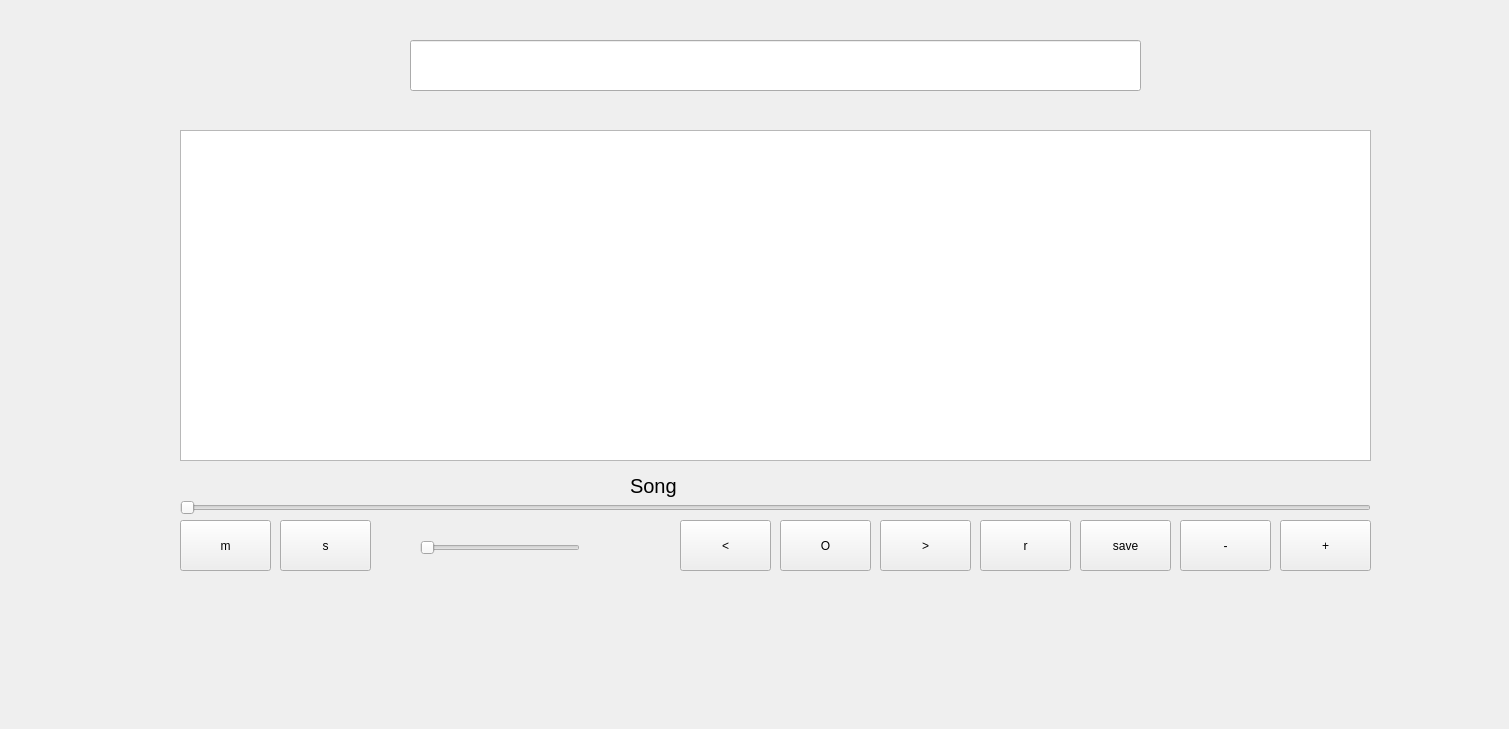
    <widget class="QWidget" name="page_7">
     <widget class="QLabel" name="label_7">
      <property name="geometry">
       <rect>
        <x>0</x>
        <y>0</y>
        <width>1500</width>
        <height>720</height>
       </rect>
      </property>
      <property name="text">
       <string/>
      </property>
      <property name="pixmap">
       <pixmap>../panel_6.png</pixmap>
      </property>
     </widget>
     <widget class="QListWidget" name="listWidget">
      <property name="geometry">
       <rect>
        <x>180</x>
        <y>130</y>
        <width>1191</width>
        <height>331</height>
       </rect>
      </property>
     </widget>
     <widget class="QPushButton" name="shuffle">
      <property name="geometry">
       <rect>
        <x>280</x>
        <y>520</y>
        <width>91</width>
        <height>51</height>
       </rect>
      </property>
      <property name="text">
       <string>s</string>
      </property>
     </widget>
     <widget class="QPushButton" name="mute">
      <property name="geometry">
       <rect>
        <x>180</x>
        <y>520</y>
        <width>91</width>
        <height>51</height>
       </rect>
      </property>
      <property name="text">
       <string>m</string>
      </property>
     </widget>
     <widget class="QPushButton" name="back">
      <property name="geometry">
       <rect>
        <x>680</x>
        <y>520</y>
        <width>91</width>
        <height>51</height>
       </rect>
      </property>
      <property name="text">
       <string>&lt;</string>
      </property>
     </widget>
     <widget class="QPushButton" name="play">
      <property name="geometry">
       <rect>
        <x>780</x>
        <y>520</y>
        <width>91</width>
        <height>51</height>
       </rect>
      </property>
      <property name="text">
       <string>O</string>
      </property>
     </widget>
     <widget class="QPushButton" name="forward">
      <property name="geometry">
       <rect>
        <x>880</x>
        <y>520</y>
        <width>91</width>
        <height>51</height>
       </rect>
      </property>
      <property name="text">
       <string>&gt;</string>
      </property>
     </widget>
     <widget class="QPushButton" name="repeat">
      <property name="geometry">
       <rect>
        <x>980</x>
        <y>520</y>
        <width>91</width>
        <height>51</height>
       </rect>
      </property>
      <property name="text">
       <string>r</string>
      </property>
     </widget>
     <widget class="QPushButton" name="save">
      <property name="geometry">
       <rect>
        <x>1080</x>
        <y>520</y>
        <width>91</width>
        <height>51</height>
       </rect>
      </property>
      <property name="text">
       <string>save</string>
      </property>
     </widget>
     <widget class="QPushButton" name="remove">
      <property name="geometry">
       <rect>
        <x>1180</x>
        <y>520</y>
        <width>91</width>
        <height>51</height>
       </rect>
      </property>
      <property name="text">
       <string>-</string>
      </property>
     </widget>
     <widget class="QPushButton" name="add">
      <property name="geometry">
       <rect>
        <x>1280</x>
        <y>520</y>
        <width>91</width>
        <height>51</height>
       </rect>
      </property>
      <property name="text">
       <string>+</string>
      </property>
     </widget>
     <widget class="QSlider" name="volumeBar">
      <property name="geometry">
       <rect>
        <x>420</x>
        <y>540</y>
        <width>160</width>
        <height>16</height>
       </rect>
      </property>
      <property name="orientation">
       <enum>Qt::Horizontal</enum>
      </property>
     </widget>
     <widget class="QSlider" name="seekBar">
      <property name="geometry">
       <rect>
        <x>180</x>
        <y>500</y>
        <width>1191</width>
        <height>16</height>
       </rect>
      </property>
      <property name="orientation">
       <enum>Qt::Horizontal</enum>
      </property>
     </widget>
     <widget class="QLabel" name="currentSong">
      <property name="geometry">
       <rect>
        <x>630</x>
        <y>470</y>
        <width>311</width>
        <height>31</height>
       </rect>
      </property>
      <property name="font">
       <font>
        <pointsize>15</pointsize>
       </font>
      </property>
      <property name="text">
       <string>Song</string>
      </property>
     </widget>
     <widget class="QLineEdit" name="searchBar">
      <property name="geometry">
       <rect>
        <x>410</x>
        <y>40</y>
        <width>731</width>
        <height>51</height>
       </rect>
      </property>
     </widget>
    </widget>
